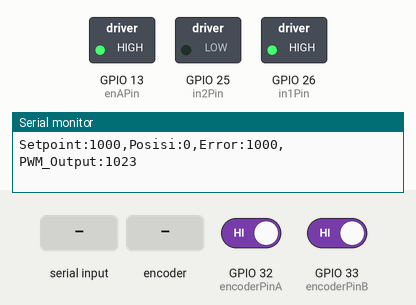
Bench run of a sketch on a simulated ESP32. Parts: switched loads named in the sketch (green lamp = pin HIGH), the last lines printed to the serial monitor. The inputs (shaded band) are chosen by the test bench; at power-on: GPIO 32 (encoderPinA) HIGH, GPIO 33 (encoderPinB) HIGH.

Above: at 1.2 s.
1.3 s: "90,45\n" received over Serial
At 2.5 s:
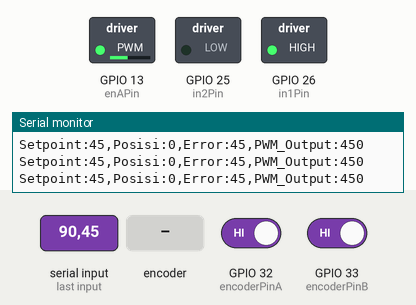
2.8 s: rotary encoder on GPIO 32 (encoderPinA) / GPIO 33 (encoderPinB) turned 3 steps (first pin leading)
At 3.15 s:
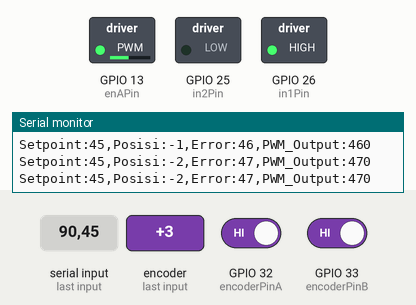
4.9 s: "30,150\n" received over Serial
At 5.2 s:
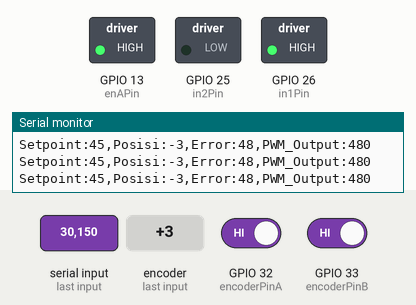
Timing chart, 0 to 7.9 s (numbered marks = the images above; inputs shaded):
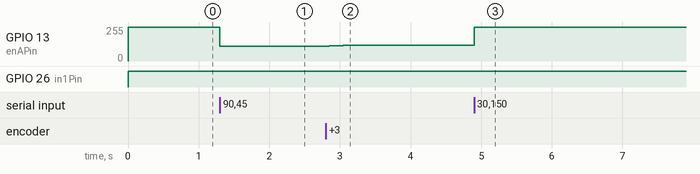

Measured:
- after the input at 1.3 s, GPIO 13 (enAPin): 255/255 → 112/255 at once
- after the input at 2.8 s, GPIO 13 (enAPin): 112/255 → 115/255 after 0.05 s, → 117/255 0.20 s later, → 120/255 0.20 s later
- after the input at 4.9 s, GPIO 13 (enAPin): 120/255 → 255/255 at once

The sketch:

motor_control-position.ino
```cpp
// --- KONFIGURASI PIN & PWM ---
const int enAPin = 13;
const int in1Pin = 26;
const int in2Pin = 25;
const int encoderPinA = 32;
const int encoderPinB = 33;

const int pwmFreq = 5000;
const int pwmResolution = 10; // 0 - 1023

// --- PARAMETER MOTOR & KONTROL ---
long setpoint = 1000;
float Kp = 10;

// [BARU] Deadzone Compensation
// Anda menyebutkan 273 motor berdengung. Kita set minimal gerak di 280 agar pasti muter.
const int minPWM = 280;

// --- VARIABEL SISTEM ---
volatile long currentPosition = 0;
unsigned long lastPlotTime = 0;

void setup() {
  Serial.begin(115200);
  pinMode(in1Pin, OUTPUT);
  pinMode(in2Pin, OUTPUT);

  // Setup PWM (ESP32 v3.0+)
  ledcAttach(enAPin, pwmFreq, pwmResolution);

  pinMode(encoderPinA, INPUT_PULLUP);
  pinMode(encoderPinB, INPUT_PULLUP);
  attachInterrupt(digitalPinToInterrupt(encoderPinA), readEncoder, RISING);

  Serial.println("Setpoint,Posisi,Error,PWM_Output");
}

void loop() {
  if (Serial.available() > 0) {
    long input = Serial.parseInt();
    if (input != 0) setpoint = input;
  }

  // --- LOOP KONTROL ---
  unsigned long now = millis();

  long error = setpoint - currentPosition;

  // Rumus P Murni
  int controlSignal = error * Kp;

  // Batasi Max PWM (1023)
  if (controlSignal > 1023) controlSignal = 1023;
  if (controlSignal < -1023) controlSignal = -1023;

  // Kirim ke Driver
  driveMotor(controlSignal);

  // Plotting
  if (now - lastPlotTime >= 50) {
    lastPlotTime = now;
    Serial.print("Setpoint:"); Serial.print(setpoint); Serial.print(",");
    Serial.print("Posisi:"); Serial.print(currentPosition); Serial.print(",");
    Serial.print("Error:"); Serial.print(error); Serial.print(",");
    Serial.print("PWM_Output:"); Serial.println(controlSignal);
  }
}

void readEncoder() {
  if (digitalRead(encoderPinB) > 0) currentPosition++;
  else currentPosition--;
}

// --- FUNGSI DRIVE MOTOR DENGAN DEADZONE FIX ---
void driveMotor(int pwmVal) {
  int absPWM = abs(pwmVal);

  // [LOGIKA BARU] Deadzone Compensation
  // Jika PWM tidak nol TAPI kurang dari batas minimal gerak -> Paksa naik ke minPWM
  if (absPWM > 0 && absPWM < minPWM) {
    absPWM = minPWM;
  }

  // Jika error sangat kecil (misal cuma beda 1-2 pulse), matikan saja biar gak dengung (Opsional)
  // if (absPWM > 0 && absPWM < 20) absPWM = 0;

  if (pwmVal > 0) {
    // Putar Kanan (CW)
    digitalWrite(in1Pin, HIGH);
    digitalWrite(in2Pin, LOW);
    ledcWrite(enAPin, absPWM);
  }
  else if (pwmVal < 0) {
    // Putar Kiri (CCW)
    digitalWrite(in1Pin, LOW);
    digitalWrite(in2Pin, HIGH);
    ledcWrite(enAPin, absPWM);
  }
  else {
    // Stop
    digitalWrite(in1Pin, LOW);
    digitalWrite(in2Pin, LOW);
    ledcWrite(enAPin, 0);
  }
}
```
